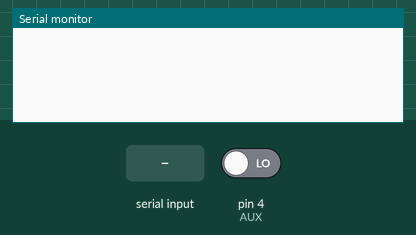
Recording of a sketch running on a simulated Arduino Uno, built with avr-gcc and run on an emulated ATmega328P. On the bench: the last lines printed to the serial monitor. The inputs (shaded band) are chosen by the test bench; at power-on: pin 4 (AUX) LOW.

Above: at 1.2 s.
1.3 s: "1\n" received over the second serial link
At 1.8 s:
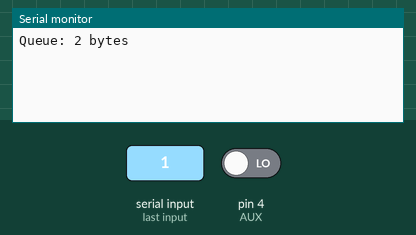
2.8 s: pin 4 (AUX) driven HIGH
At 4.0 s:
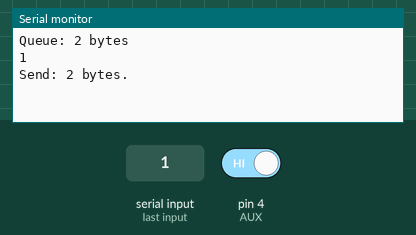
4.3 s: "0\n" received over the second serial link
At 4.7 s:
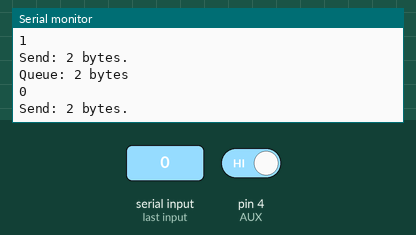

The sketch:

LoRa_Slave_Arduino.ino
```cpp
/**
 * E32-TTL Transceiver Interface
 *
 * @author Pasakorn Tiwatthanont, AKA. iPAS.
 * @date 8 May 2017
 *
 * This code is adopted from:
 * @see http://spacetinkerer.blogspot.com/2011/02/serial-port-echo-with-arduino.html, and
 * @see https://github.com/tienfuc/E32-TTL.
 *
 * If you need a soft serial (UART) function, please follow
 * @see http://www.arduino.cc/en/Tutorial/SoftwareSerialExample.
 */

#include <SoftwareSerial.h>

//#define M0      7 //GROUND aja
//#define M1      8
#define AUX     4

#define SOFT_RX 2
#define SOFT_TX 3
SoftwareSerial softSerial(SOFT_RX, SOFT_TX);  // RX, TX

#define MAX_TX_SIZE 58
//#define MAX_TX_SIZE 36
#include "Queue.h":
Queue<char> queue(MAX_TX_SIZE * 3);


// The setup function runs once when you press reset or power the board
void setup() {
  //pinMode(M0, OUTPUT);
  //pinMode(M1, OUTPUT);
  pinMode(AUX, INPUT);

  pinMode(SOFT_RX, INPUT);
  pinMode(SOFT_TX, OUTPUT);

  Serial.begin(9600);
  softSerial.begin(9600);

  // Mode 0 | normal operation
  //digitalWrite(M0, LOW);
  //digitalWrite(M1, LOW);
}


// The loop function runs over and over again forever
void loop() {

  if (softSerial.available()) {
    while (softSerial.available())
      queue.push(softSerial.read());

    Serial.print("Queue: ");
    Serial.print(queue.count(), DEC);
    Serial.println(" bytes");
  }

  if (queue.count() > 0 && digitalRead(AUX)) {
    char c;
    static char s[MAX_TX_SIZE];
    static int cnt = 0;

    do {
      char c = queue.pop();  // The oldest
      s[cnt++] = c;

      if (cnt == MAX_TX_SIZE || c == '\n') {
        softSerial.write(s, cnt);

        Serial.write(s, cnt);  // Display
        if (c != '\n' && c != '\r')  // Add 'newline'
          Serial.println();
        Serial.print("Send: ");
        Serial.print(cnt);
        Serial.println(" bytes.");
        cnt = 0;
        break;
      }
    } while (queue.count() > 0);

  }
}
```

Queue.h
```cpp
/*
 * Queue.h
 *
 * By Steven de Salas
 *
 * Defines a templated (generic) class for a queue of things.
 * Used for Arduino projects, just #include "Queue.h" and add this file via the IDE.
 *
 * Examples:
 *
 * Queue<char> queue(10); // Max 10 chars in this queue
 * queue.push('H');
 * queue.push('e');
 * queue.count(); // 2
 * queue.push('l');
 * queue.push('l');
 * queue.count(); // 4
 * Serial.print(queue.pop()); // H
 * Serial.print(queue.pop()); // e
 * queue.count(); // 2
 * queue.push('o');
 * queue.count(); // 3
 * Serial.print(queue.pop()); // l
 * Serial.print(queue.pop()); // l
 * Serial.print(queue.pop()); // o
 *
 * struct Point { int x; int y; }
 * Queue<Point> points(5);
 * points.push(Point{2,4});
 * points.push(Point{5,0});
 * points.count(); // 2
 *
 */

#ifndef QUEUE_H
#define QUEUE_H

#include <Arduino.h>

template<class T>
class Queue {
  private:
    int _front, _back, _count;
    T *_data;
    int _maxitems;
  public:
    Queue(int maxitems = 256) {
      _front = 0;
      _back = 0;
      _count = 0;
      _maxitems = maxitems;
      _data = new T[maxitems + 1];
    }
    ~Queue() {
      delete[] _data;
    }
    inline int count();
    inline int front();
    inline int back();
    void push(const T &item);
    T peek();
    T pop();
    void clear();
};

template<class T>
inline int Queue<T>::count()
{
  return _count;
}

template<class T>
inline int Queue<T>::front()
{
  return _front;
}

template<class T>
inline int Queue<T>::back()
{
  return _back;
}

template<class T>
void Queue<T>::push(const T &item)
{
  if(_count < _maxitems) { // Drops out when full
    _data[_back++]=item;
    ++_count;
    // Check wrap around
    if (_back > _maxitems)
      _back -= (_maxitems + 1);
  }
}

template<class T>
T Queue<T>::pop() {
  if(_count <= 0) return T(); // Returns empty
  else {
    T result = _data[_front];
    _front++;
    --_count;
    // Check wrap around
    if (_front > _maxitems)
      _front -= (_maxitems + 1);
    return result;
  }
}

template<class T>
T Queue<T>::peek() {
  if(_count <= 0) return T(); // Returns empty
  else return _data[_front];
}

template<class T>
void Queue<T>::clear()
{
  _front = _back;
  _count = 0;
}

#endif
```

Measured:
- after the input at 1.3 s, the serial monitor: prints a new line at once (image 1)
- after the input at 2.8 s, the serial monitor: prints a new line at once (image 2)
- after the input at 4.3 s, the serial monitor: prints a new line at once (image 3)
